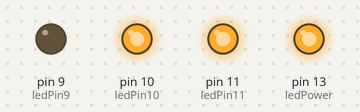
The sketch below on a simulated Arduino Uno, built with avr-gcc and run on an emulated ATmega328P. Shown: output pins drawn as LEDs (lit = HIGH).

Above: at 0.1 s.
Timing chart, 0 to 1.6 s (numbered marks = the images above):
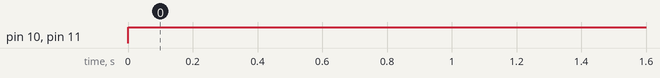

The sketch:

Blink.ino
```cpp
int ledPin9 = 9;
int ledPin11 = 11;
int ledPin10 = 10;
int ledPower = 13;

void blink(int pin, int onDuration, int offDuration) {
  digitalWrite(pin, HIGH);
  delay(onDuration);
  digitalWrite(pin, LOW);
  delay(offDuration);
}

void setup() {
  pinMode(ledPin10, OUTPUT);
  pinMode(ledPin11, OUTPUT);
  pinMode(ledPin9, OUTPUT);
  pinMode(ledPower, OUTPUT);

  digitalWrite(ledPin9, LOW);
  digitalWrite(ledPin10, LOW);
  digitalWrite(ledPin11, LOW);

  digitalWrite(ledPower, HIGH);
}

void loop() {
    digitalWrite(ledPin9, LOW);   // green
    digitalWrite(ledPin10, HIGH); // blue
    digitalWrite(ledPin11, HIGH); // red
//  blink(ledPin10, 100, 100);
//  blink(letPin11, 100, 100);
//  blink(ledPin12, 200, 200);
}
```

Measured:
- by itself, pin 10 (ledPin10), pin 11 (ledPin11): LOW → HIGH at 0.00 s
